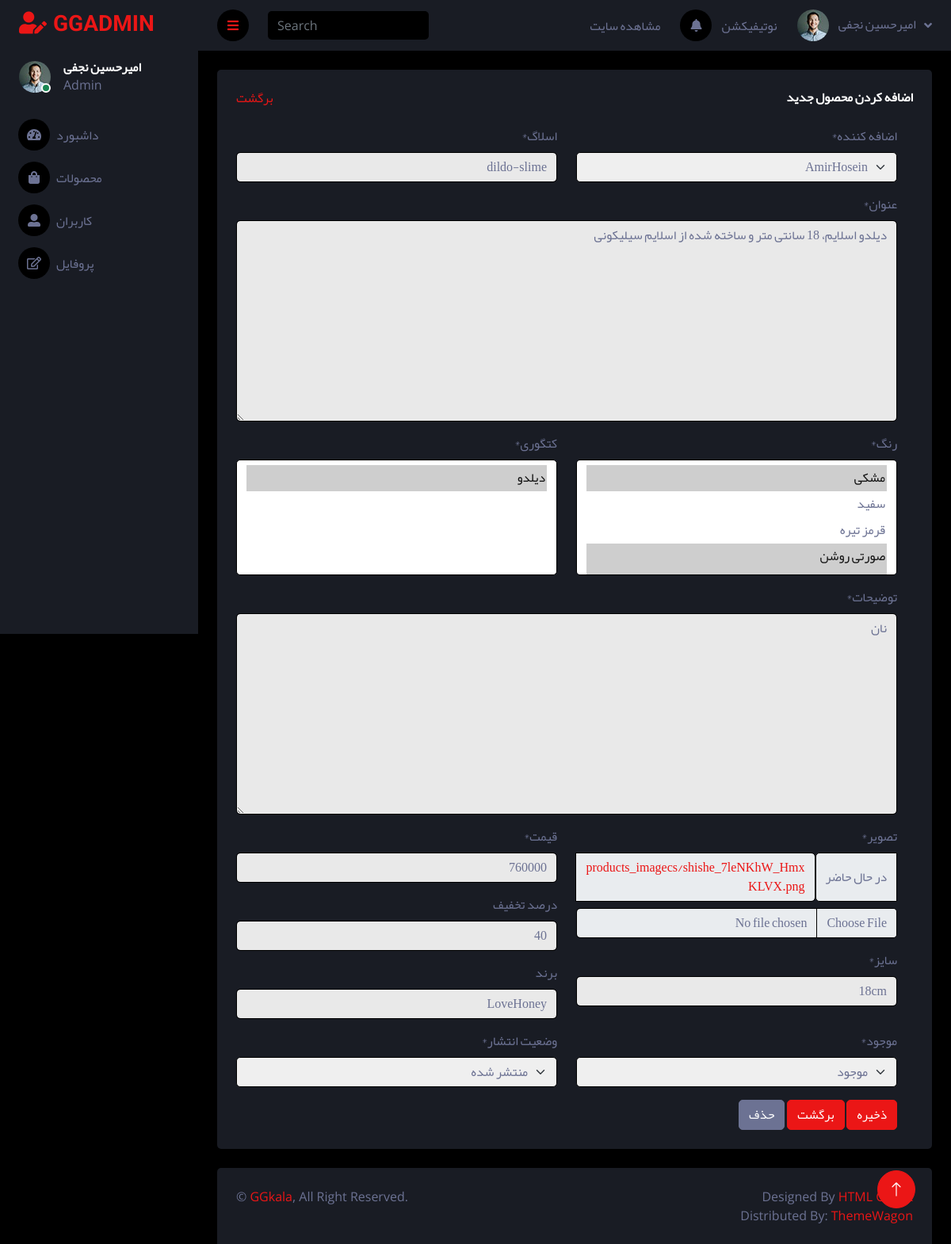
Page /account/products/update_product/17 (signed in) on the committed database.
### account/models.py (models this page shows, shortened)
class User(AbstractUser):
    email = models.EmailField(unique=True, verbose_name='آدرس ایمیل')
    special_user = models.DateTimeField(blank=True, default=timezone.now, verbose_name='کاربر ویژه')
    def is_special_user(self):
        if self.special_user > timezone.now():
            return True
        else:
            return False
    is_special_user.boolean = True
    class Meta:
        ordering = ['-date_joined']

### Products/models.py (models this page shows, shortened)
class SexToys(models.Model):
    INVENTORY = (("available", "موجود"),
                 ("unavailable", "ناموجود"))
    PUBLISHD = (("published", "منتشر شده"),
                ("unpublished", "پیش نویس"),
                ("pending", "درحال بررسی"),
                ("returned", "برگشت داده شده"),)
    publisher = models.ForeignKey(User, null=True, on_delete=models.SET_NULL, related_name="publisher_Products", verbose_name="اضافه کننده")
    title = models.TextField(max_length=65, verbose_name="عنوان")
    photo = models.ImageField(upload_to="products_imagecs", verbose_name="تصویر")
    price = models.IntegerField(verbose_name="قیمت")
    off = models.IntegerField(default=0, blank=True, verbose_name='درصد تخفیف')
    color = models.ManyToManyField(Color, verbose_name="رنگ")
    category = models.ManyToManyField(Category, related_name="sexy_toys_related_name", verbose_name="کتگوری")
    brand = models.CharField(max_length=30, blank=True, verbose_name="برند")
    size = models.CharField(max_length=30, verbose_name="سایز")
    about = models.TextField(verbose_name="توضیحات")
    slug = models.SlugField(unique=True, verbose_name="اسلاگ")
    inventory = models.CharField(max_length=15, choices=INVENTORY, default="Available", verbose_name="موجود")
    publish = models.CharField(max_length=15, choices=PUBLISHD, default="unpublished", verbose_name="وضعیت انتشار")
    created = models.DateTimeField(auto_now_add=True)
    update = models.DateTimeField(auto_now=True)
    hits = models.ManyToManyField(ViewCounter, blank=True, related_name='hits_related')
    review = models.ManyToManyField(ReviewModel, blank=True, related_name='review_related')
    real = models.IntegerField(blank=True, default=0)
    object = MyManager()
    reason_for_return = models.TextField(verbose_name="دلیل قبول نشدن محصول", blank=True, help_text='اگر قرار است محصول را رد کنید، چند خطی در مورد دلیل آن بنویسید')
    class Meta:
        ordering = ("-created",)

### account/views.py (the view)
# urls.py: path('products/update_product/<int:pk>', UpdateProduct.as_view(), name="product_update"),
class UpdateProduct(AccsesMixin, FieldMixin, FormValidMixin, UpdateView):
    model = SexToys
    template_name = "registration/creat_or_update_product.html"

### Category/models.py (called while the page is built)
    def __str__(self):
        return self.category_name

### Products/models.py (called while the page is built)
    def __str__(self):
        return self.color_name

### account/mixin.py (called while the page is built)
    def dispatch(self, request, *args, **kwargs):
        self.fields = ["reason_for_return", "title", "photo", "price", "color", "category", "brand",
                       "size", "about", "slug", "inventory", "publish", 'off']
        if request.user.is_superuser:
            self.fields.append('publisher')
        return super().dispatch(request, *args, **kwargs)

    def dispatch(self, request, pk, *args, **kwargs):
        product = get_object_or_404(SexToys, pk=pk)
        if product.publisher == request.user and product.publish in ['unpublished', 'returned'] or request.user.is_superuser:
            return super().dispatch(request, *args, **kwargs)
        else:
            raise Http404("not found")

### account/templatetags/base_tags.py (called while the page is built)
@register.inclusion_tag("registration/tags/select_meno.html")
def link(request, link_name, content, classes):
    return {
        "request": request,
        "link_name": link_name,
        "link": "account:{0}".format(link_name),
        "content": content,
        "classes": classes
    }

### account/templates/registration/creat_or_update_product.html (shortened to what this page needs)
{% extends 'registration/main.html' %}
{% load crispy_forms_tags %}
{% block body %}
    <div class="container-fluid pt-4 px-4">
        <div class="bg-secondary text-center rounded p-4">
            <div class="d-flex align-items-center justify-content-between mb-4">
                <a href=".. " class="yekan">برگشت</a>
                <h6 class="mb-0 yekan">اضافه کردن محصول جدید</h6>
            </div>
            <form action="" method="post" novalidate enctype="multipart/form-data" style="text-align: right;direction: rtl;margin-right: 20px;" class="yekan">
                <div class="row">
                    {% if user.is_superuser %}
                        <div class="col-6">
                            {{ form.publisher|as_crispy_field }}
                        </div>
                    {% endif %}
                    <div class="col-6">
                        {{ form.slug|as_crispy_field }}
                    </div>
                    <div class="col-12">
                        {{ form.title|as_crispy_field }}
                    </div>
                    <div class="col-6">
                        {{ form.color|as_crispy_field }}
                    </div>
                    <div class="col-6">
                        {{ form.category|as_crispy_field }}
                    </div>
                    <div class="col-12">
                        {{ form.about|as_crispy_field }}
                    </div>
                    <div class="col-6">
                        {{ form.photo|as_crispy_field }}
                        {{ form.size|as_crispy_field }}
                    </div>
                    <div class="col-6">
                        {{ form.price|as_crispy_field }}
                        {{ form.off|as_crispy_field }}
                        {{ form.brand|as_crispy_field }}
                    </div>
                    <div class="col-6">
                        {{ form.inventory|as_crispy_field }}
                    </div>
                    {% if user.is_superuser %}
                        <div class="col-6 disabled">
                            {{ form.publish|as_crispy_field }}
                        </div>
                    {% endif %}
                </div>
                <button type="submit" class="btn btn-primary yekan">ذخیره</button>
                <a href=".." type="submit" class="btn btn-primary yekan">برگشت</a>
                {% if user.is_superuser and request.resolver_match.kwargs.pk %}
                    <a href="{% url 'account:product_delete' request.resolver_match.kwargs.pk %}" type="submit" class="btn btn-light yekan">حذف</a>
                {% endif %}
            </form>
        </div>
    </div>
{% endblock %}

### account/templates/registration/main.html (shortened to what this page needs)
{% load static %}
{% load base_tags %}
<!DOCTYPE html>
<html lang="en">
<head>
    <link href="https://cdnjs.cloudflare.com/ajax/libs/font-awesome/5.10.0/css/all.min.css" rel="stylesheet">
    <link href="https://cdn.jsdelivr.net/npm/bootstrap-icons@1.4.1/font/bootstrap-icons.css" rel="stylesheet">
    <link href="{% static 'account/dashboard/lib/owlcarousel/assets/owl.carousel.min.css' %}" rel="stylesheet">
    <link href="{% static 'account/dashboard/lib/tempusdominus/css/tempusdominus-bootstrap-4.min.css' %}" rel="stylesheet">
    <link href="{% static 'account/dashboard/css/bootstrap.min.css' %}" rel="stylesheet">
    <link href="{% static 'account/dashboard/css/style.css' %}" rel="stylesheet">
</head>
<body>
<div class="container-fluid position-relative d-flex p-0">
    <div class="sidebar pe-4 pb-3">
        <nav class="navbar bg-secondary navbar-dark">
            <a href="{% url 'account:dashboard' %}" class="navbar-brand mx-4 mb-3">
                <h3 class="text-primary"><i class="fa fa-user-edit me-2"></i>GGADMIN</h3>
            </a>
            <div class="d-flex align-items-center ms-4 mb-4">
                <div class="position-relative">
                    <img class="rounded-circle" src="{% static 'account/dashboard/img/user.jpg' %}" alt="" style="width: 40px; height: 40px;">
                    <div class="bg-success rounded-circle border border-2 border-white position-absolute end-0 bottom-0 p-1"></div>
                </div>
                <div class="ms-3">
                    <h6 class="mb-0 yekan">{{ user.get_full_name }}</h6>
                    <span>Admin</span>
                </div>
            </div>
            <div class="navbar-nav w-100">
                {% link request 'dashboard' 'داشبورد' 'fa fa-tachometer-alt me-2' %}
                {% link request 'products' 'محصولات' 'fa fa-shopping-bag me-2' %}
                {% if user.is_superuser %}
                    {% link request 'users' 'کاربران' 'fas fa-user-alt me-2' %}
                {% endif %}
                {% link request 'profile' 'پروفایل' 'far fa-edit me-2' %}
            </div>
        </nav>
    </div>
</div>
<div class="content">
    <nav class="navbar navbar-expand bg-secondary navbar-dark sticky-top px-4 py-0">
        <a href="#" class="sidebar-toggler flex-shrink-0">
            <i class="fa fa-bars"></i>
        </a>
        <form class="d-none d-md-flex ms-4">
            <label>
                <input class="form-control bg-dark border-0" type="search" placeholder="Search">
            </label>
        </form>
        <div class="navbar-nav align-items-center ms-auto">
            <div class="nav-item dropdown">
                <a href="{% url 'Home:home' %}" class="nav-link" target="_blank">
                    <span class="d-none d-lg-inline-flex yekan">مشاهده سایت</span>
                </a>
            </div>
            <div class="nav-item dropdown">
                <a href="#" class="nav-link">
                    <i class="fa fa-bell me-lg-2"></i>
                    <span class="d-none d-lg-inline-flex yekan">نوتیفیکشن</span>
                </a>
            </div>
            <div class="nav-item dropdown">
                <a href="#" class="nav-link dropdown-toggle" data-bs-toggle="dropdown">
                    <img class="rounded-circle me-lg-2" src="{% static 'account/dashboard/img/user.jpg' %}" alt="" style="width: 40px; height: 40px;">
                    <span class="d-none d-lg-inline-flex yekan">{{ user.get_full_name }}</span>
                </a>
            </div>
        </div>
    </nav>
    {% block body %}{% endblock %}
    <div class="container-fluid pt-4 px-4">
        <div class="bg-secondary rounded-top p-4">
            <div class="row">
                <div class="col-12 col-sm-6 text-center text-sm-start">
                    &copy; <a href="#">GGkala</a>, All Right Reserved.
                </div>
                <div class="col-12 col-sm-6 text-center text-sm-end">
                    Designed By <a href="#">HTML Codex</a>
                    <br>Distributed By: <a href="#" target="_blank">ThemeWagon</a>
                </div>
            </div>
        </div>
    </div>
</div>
<a href="#" class="btn btn-lg btn-primary btn-lg-square back-to-top"><i class="bi bi-arrow-up"></i></a>
</body>
</html>

### static/account/dashboard/css/style.css (style rules this page uses)
.yekan { font-family: Yekan, serif; text-align: right; }
:root { --primary: #EB1616; --secondary: #191C24; --light: #6C7293; --dark: #000000; }
.back-to-top { position: fixed; display: none; right: 45px; bottom: 45px; z-index: 99; }
.btn { transition: .5s; }
.btn-lg-square { width: 48px; height: 48px; }
.btn-square, .btn-sm-square, .btn-lg-square { padding: 0; display: inline-flex; align-items: center; justify-content: center; font-weight: normal; border-radius: 50px; }
.sidebar { position: fixed; top: 0; left: 0; bottom: 0; width: 250px; height: 100vh; overflow-y: auto; background: var(--secondary); transition: 0.5s; z-index: 999; }
.content { margin-left: 250px; min-height: 100vh; background: var(--dark); transition: 0.5s; }
@media (min-width: 992px) { .sidebar { margin-left: 0; } }
@media (min-width: 992px) { .content { width: calc(100% - 250px); } }
.content .navbar .navbar-nav .nav-link { margin-left: 25px; padding: 12px 0; color: var(--light); outline: none; }
.content .navbar .sidebar-toggler, .content .navbar .navbar-nav .nav-link i { width: 40px; height: 40px; display: inline-flex; align-items: center; justify-content: center; background: var(--dark); border-radius: 40px; }
.content .navbar .dropdown-toggle::after { margin-left: 6px; vertical-align: middle; border: none; content: "\f107"; font-family: "Font Awesome 5 Free", serif; font-weight: 900; transition: .5s; }

### rows in the picture
User: get_full_name "امیرحسین نجفی"
SexToys: publisher "AmirHosein", slug "dildo-slime", title "دیلدو اسلایم، 18 سانتی متر و ساخته شده از اسلایم سیلیکونی", about "نان", size "18cm", price "760000", off "40", brand "LoveHoney", inventory "موجود", publish "منتشر شده"

### other values in the picture
{{ content }} "داشبورد محصولات کاربران پروفایل"
